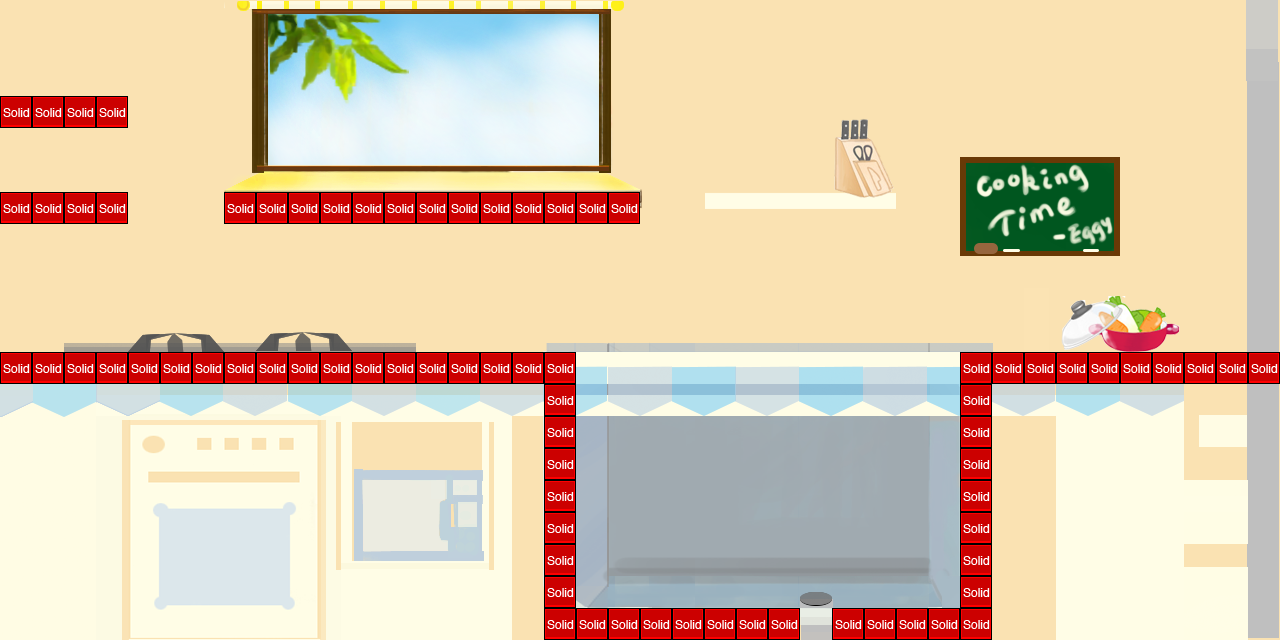

A 2D game scene composited from a Tiled map and its tileset images. What follows is a short description and the map's XML, with each tile layer's data collapsed to a summary:
An orthogonal 40x20 tile map with 32x32 px tiles, 1 tile layer (Collision), 1 image layer and 31 objects (14x OneClickEntity, 14x OnOffEntity, SpongeEntity, Eggy).

<map version="1.0" orientation="orthogonal" width="40" height="20" tilewidth="32" tileheight="32">
 <tileset firstgid="1" name="metatiles32x32" tilewidth="32" tileheight="32">
  <image source="../img/map/metatiles32x32.png" width="160" height="32" />
  <tile id="0">
   <properties>
    <property name="type" value="solid" />
   </properties>
  </tile>
 </tileset>
 <imagelayer name="Background" width="40" height="20">
  <image source="../img/backgrounds/level4_background_yi.png" />
 </imagelayer>
 <layer name="Collision" width="40" height="20">
  <data>[800 cells, 76 non-empty, 1 distinct tile ids]</data>
 </layer>
 <objectgroup name="Entities" width="40" height="20">
  <object name="OneClickEntity" x="1248" y="320" width="32" height="32">
   <properties>
    <property name="#description" value="turns Eggy around at the beginning" />
    <property name="befType" value="flip" />
    <property name="image " value="blank" />
    <property name="notClickable" value="true" />
   </properties>
  </object>
  <object name="OneClickEntity" x="768" y="544" width="96" height="64">
   <properties>
    <property name="#description" value="sink plug" />
    <property name="aftCol" value="0,96,31,33" />
    <property name="aftFrames" value="4,4" />
    <property name="aftType" value="platform" />
    <property name="befCol" value="32,32,0,45" />
    <property name="befFrames" value="0,0" />
    <property name="dependsOn" value="9" />
    <property name="durFrames" value="0,4" />
    <property name="image" value="sinkLid" />
    <property name="spritewidth" value="96" />
   </properties>
  </object>
  <object name="OnOffEntity" x="288" y="352" width="32" height="32">
   <properties>
    <property name="aftFrames" value="3,3" />
    <property name="befFrames" value="0,0" />
    <property name="durFrames" value="0,3" />
    <property name="image" value="stove_switch" />
    <property name="revdurFrames" value="3,0" />
    <property name="spritewidth" value="32" />
    <property name="switchID" value="1" />
   </properties>
  </object>
  <object name="OneClickEntity" x="800" y="637" width="32" height="3">
   <properties>
    <property name="#description" value="bottom collision" />
    <property name="befType" value="platform" />
    <property name="image" value="blank" />
    <property name="notClickable" value="true" />
   </properties>
  </object>
  <object name="OneClickEntity" x="352" y="224" width="96" height="128">
   <properties>
    <property name="#description" value="spatula" />
    <property name="aftCol" value="32,64,96,32" />
    <property name="aftFrames" value="3,3" />
    <property name="aftType" value="rampup" />
    <property name="befFrames" value="0,0" />
    <property name="durFrames" value="0,3" />
    <property name="durType" value="danger" />
    <property name="image" value="spatula" />
    <property name="spritewidth" value="96" />
   </properties>
  </object>
  </objectgroup>
 <objectgroup name="Player" width="40" height="20">
  <!-- 1 objects omitted --></objectgroup>
 <objectgroup name="Between" width="40" height="20">
  <!-- 3 objects omitted --></objectgroup>
 <objectgroup name="Upper" width="40" height="20" visible="0">
  <!-- 4 objects omitted --></objectgroup>
</map>
<!-- 26 of 31 objects omitted -->
